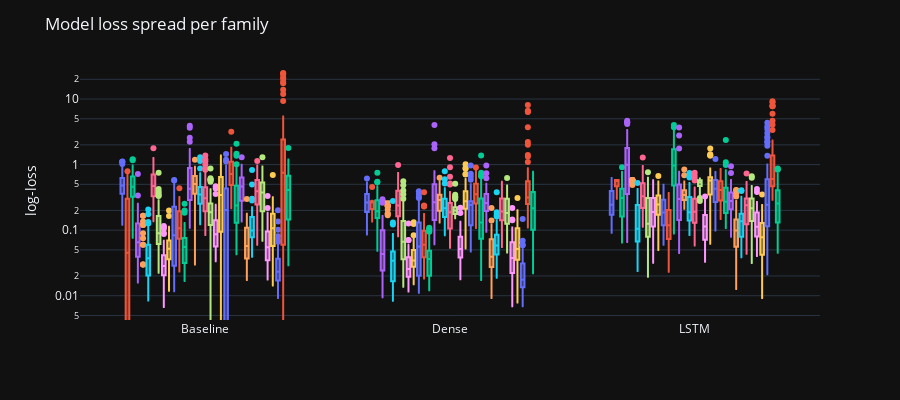

The notebook cell this image was saved under:
### Markdown cell above
We now plot the spread of the loss per family for each model.

We can see that certain families (most notably "SCHOOL AND OFFICE SUPPLIES", which is highly yearly periodic)
are difficult to predict for all models, and that some models (mostly Dense) perform better than others on certain families.

Overall, there are quite large perfromance discrepencies between families, which again can be explained by the vast
differences in the relevant time-frequencies from one family to the next.

### Code cell
px.box(loss_df, y=["Baseline", "Dense", "LSTM"], color="family").update_layout(
    showlegend=False,
    height=400,
    title="Model loss spread per family",
).update_xaxes(title=None).update_yaxes(type="log", title="log-loss")

### Figure 1 — Plotly figure (JSON) as saved in the notebook; plotly's stock layout.template omitted (floating-point values rounded to 4 significant figures; data arrays with more than 128 entries replaced by an {"elided": "..."} marker saying what was removed)
{"data": [{"alignmentgroup": "True", "hovertemplate": "family=AUTOMOTIVE<br>variable=%{x}<br>value=%{y}<extra></extra>", "legendgroup": "AUTOMOTIVE", "marker": {"color": "#636efa"}, "name": "AUTOMOTIVE", "notched": false, "offsetgroup": "AUTOMOTIVE", "orientation": "v", "showlegend": true, "type": "box", "x": {"elided": "162 str values"}, "x0": " ", "xaxis": "x", "y": {"elided": "162 float values"}, "y0": " ", "yaxis": "y"}, {"alignmentgroup": "True", "hovertemplate": "family=BABY CARE<br>variable=%{x}<br>value=%{y}<extra></extra>", "legendgroup": "BABY CARE", "marker": {"color": "#EF553B"}, "name": "BABY CARE", "notched": false, "offsetgroup": "BABY CARE", "orientation": "v", "showlegend": true, "type": "box", "x": {"elided": "162 str values"}, "x0": " ", "xaxis": "x", "y": {"elided": "162 float values"}, "y0": " ", "yaxis": "y"}, {"alignmentgroup": "True", "hovertemplate": "family=BEAUTY<br>variable=%{x}<br>value=%{y}<extra></extra>", "legendgroup": "BEAUTY", "marker": {"color": "#00cc96"}, "name": "BEAUTY", "notched": false, "offsetgroup": "BEAUTY", "orientation": "v", "showlegend": true, "type": "box", "x": {"elided": "162 str values"}, "x0": " ", "xaxis": "x", "y": {"elided": "162 float values"}, "y0": " ", "yaxis": "y"}, {"alignmentgroup": "True", "hovertemplate": "family=BEVERAGES<br>variable=%{x}<br>value=%{y}<extra></extra>", "legendgroup": "BEVERAGES", "marker": {"color": "#ab63fa"}, "name": "BEVERAGES", "notched": false, "offsetgroup": "BEVERAGES", "orientation": "v", "showlegend": true, "type": "box", "x": {"elided": "162 str values"}, "x0": " ", "xaxis": "x", "y": {"elided": "162 float values"}, "y0": " ", "yaxis": "y"}, {"alignmentgroup": "True", "hovertemplate": "family=BOOKS<br>variable=%{x}<br>value=%{y}<extra></extra>", "legendgroup": "BOOKS", "marker": {"color": "#FFA15A"}, "name": "BOOKS", "notched": false, "offsetgroup": "BOOKS", "orientation": "v", "showlegend": true, "type": "box", "x": {"elided": "162 str values"}, "x0": " ", "xaxis": "x", "y": {"elided": "162 float values"}, "y0": " ", "yaxis": "y"}, {"alignmentgroup": "True", "hovertemplate": "family=BREAD/BAKERY<br>variable=%{x}<br>value=%{y}<extra></extra>", "legendgroup": "BREAD/BAKERY", "marker": {"color": "#19d3f3"}, "name": "BREAD/BAKERY", "notched": false, "offsetgroup": "BREAD/BAKERY", "orientation": "v", "showlegend": true, "type": "box", "x": {"elided": "162 str values"}, "x0": " ", "xaxis": "x", "y": {"elided": "162 float values"}, "y0": " ", "yaxis": "y"}, {"alignmentgroup": "True", "hovertemplate": "family=CELEBRATION<br>variable=%{x}<br>value=%{y}<extra></extra>", "legendgroup": "CELEBRATION", "marker": {"color": "#FF6692"}, "name": "CELEBRATION", "notched": false, "offsetgroup": "CELEBRATION", "orientation": "v", "showlegend": true, "type": "box", "x": {"elided": "162 str values"}, "x0": " ", "xaxis": "x", "y": {"elided": "162 float values"}, "y0": " ", "yaxis": "y"}, {"alignmentgroup": "True", "hovertemplate": "family=CLEANING<br>variable=%{x}<br>value=%{y}<extra></extra>", "legendgroup": "CLEANING", "marker": {"color": "#B6E880"}, "name": "CLEANING", "notched": false, "offsetgroup": "CLEANING", "orientation": "v", "showlegend": true, "type": "box", "x": {"elided": "162 str values"}, "x0": " ", "xaxis": "x", "y": {"elided": "162 float values"}, "y0": " ", "yaxis": "y"}, {"alignmentgroup": "True", "hovertemplate": "family=DAIRY<br>variable=%{x}<br>value=%{y}<extra></extra>", "legendgroup": "DAIRY", "marker": {"color": "#FF97FF"}, "name": "DAIRY", "notched": false, "offsetgroup": "DAIRY", "orientation": "v", "showlegend": true, "type": "box", "x": {"elided": "162 str values"}, "x0": " ", "xaxis": "x", "y": {"elided": "162 float values"}, "y0": " ", "yaxis": "y"}, {"alignmentgroup": "True", "hovertemplate": "family=DELI<br>variable=%{x}<br>value=%{y}<extra></extra>", "legendgroup": "DELI", "marker": {"color": "#FECB52"}, "name": "DELI", "notched": false, "offsetgroup": "DELI", "orientation": "v", "showlegend": true, "type": "box", "x": {"elided": "162 str values"}, "x0": " ", "xaxis": "x", "y": {"elided": "162 float values"}, "y0": " ", "yaxis": "y"}, {"alignmentgroup": "True", "hovertemplate": "family=EGGS<br>variable=%{x}<br>value=%{y}<extra></extra>", "legendgroup": "EGGS", "marker": {"color": "#636efa"}, "name": "EGGS", "notched": false, "offsetgroup": "EGGS", "orientation": "v", "showlegend": true, "type": "box", "x": {"elided": "162 str values"}, "x0": " ", "xaxis": "x", "y": {"elided": "162 float values"}, "y0": " ", "yaxis": "y"}, {"alignmentgroup": "True", "hovertemplate": "family=FROZEN FOODS<br>variable=%{x}<br>value=%{y}<extra></extra>", "legendgroup": "FROZEN FOODS", "marker": {"color": "#EF553B"}, "name": "FROZEN FOODS", "notched": false, "offsetgroup": "FROZEN FOODS", "orientation": "v", "showlegend": true, "type": "box", "x": {"elided": "162 str values"}, "x0": " ", "xaxis": "x", "y": {"elided": "162 float values"}, "y0": " ", "yaxis": "y"}, {"alignmentgroup": "True", "hovertemplate": "family=GROCERY I<br>variable=%{x}<br>value=%{y}<extra></extra>", "legendgroup": "GROCERY I", "marker": {"color": "#00cc96"}, "name": "GROCERY I", "notched": false, "offsetgroup": "GROCERY I", "orientation": "v", "showlegend": true, "type": "box", "x": {"elided": "162 str values"}, "x0": " ", "xaxis": "x", "y": {"elided": "162 float values"}, "y0": " ", "yaxis": "y"}, {"alignmentgroup": "True", "hovertemplate": "family=GROCERY II<br>variable=%{x}<br>value=%{y}<extra></extra>", "legendgroup": "GROCERY II", "marker": {"color": "#ab63fa"}, "name": "GROCERY II", "notched": false, "offsetgroup": "GROCERY II", "orientation": "v", "showlegend": true, "type": "box", "x": {"elided": "162 str values"}, "x0": " ", "xaxis": "x", "y": {"elided": "162 float values"}, "y0": " ", "yaxis": "y"}, {"alignmentgroup": "True", "hovertemplate": "family=HARDWARE<br>variable=%{x}<br>value=%{y}<extra></extra>", "legendgroup": "HARDWARE", "marker": {"color": "#FFA15A"}, "name": "HARDWARE", "notched": false, "offsetgroup": "HARDWARE", "orientation": "v", "showlegend": true, "type": "box", "x": {"elided": "162 str values"}, "x0": " ", "xaxis": "x", "y": {"elided": "162 float values"}, "y0": " ", "yaxis": "y"}, {"alignmentgroup": "True", "hovertemplate": "family=HOME AND KITCHEN I<br>variable=%{x}<br>value=%{y}<extra></extra>", "legendgroup": "HOME AND KITCHEN I", "marker": {"color": "#19d3f3"}, "name": "HOME AND KITCHEN I", "notched": false, "offsetgroup": "HOME AND KITCHEN I", "orientation": "v", "showlegend": true, "type": "box", "x": {"elided": "162 str values"}, "x0": " ", "xaxis": "x", "y": {"elided": "162 float values"}, "y0": " ", "yaxis": "y"}, {"alignmentgroup": "True", "hovertemplate": "family=HOME AND KITCHEN II<br>variable=%{x}<br>value=%{y}<extra></extra>", "legendgroup": "HOME AND KITCHEN II", "marker": {"color": "#FF6692"}, "name": "HOME AND KITCHEN II", "notched": false, "offsetgroup": "HOME AND KITCHEN II", "orientation": "v", "showlegend": true, "type": "box", "x": {"elided": "162 str values"}, "x0": " ", "xaxis": "x", "y": {"elided": "162 float values"}, "y0": " ", "yaxis": "y"}, {"alignmentgroup": "True", "hovertemplate": "family=HOME APPLIANCES<br>variable=%{x}<br>value=%{y}<extra></extra>", "legendgroup": "HOME APPLIANCES", "marker": {"color": "#B6E880"}, "name": "HOME APPLIANCES", "notched": false, "offsetgroup": "HOME APPLIANCES", "orientation": "v", "showlegend": true, "type": "box", "x": {"elided": "162 str values"}, "x0": " ", "xaxis": "x", "y": {"elided": "162 float values"}, "y0": " ", "yaxis": "y"}, {"alignmentgroup": "True", "hovertemplate": "family=HOME CARE<br>variable=%{x}<br>value=%{y}<extra></extra>", "legendgroup": "HOME CARE", "marker": {"color": "#FF97FF"}, "name": "HOME CARE", "notched": false, "offsetgroup": "HOME CARE", "orientation": "v", "showlegend": true, "type": "box", "x": {"elided": "162 str values"}, "x0": " ", "xaxis": "x", "y": {"elided": "162 float values"}, "y0": " ", "yaxis": "y"}, {"alignmentgroup": "True", "hovertemplate": "family=LADIESWEAR<br>variable=%{x}<br>value=%{y}<extra></extra>", "legendgroup": "LADIESWEAR", "marker": {"color": "#FECB52"}, "name": "LADIESWEAR", "notched": false, "offsetgroup": "LADIESWEAR", "orientation": "v", "showlegend": true, "type": "box", "x": {"elided": "162 str values"}, "x0": " ", "xaxis": "x", "y": {"elided": "162 float values"}, "y0": " ", "yaxis": "y"}, {"alignmentgroup": "True", "hovertemplate": "family=LAWN AND GARDEN<br>variable=%{x}<br>value=%{y}<extra></extra>", "legendgroup": "LAWN AND GARDEN", "marker": {"color": "#636efa"}, "name": "LAWN AND GARDEN", "notched": false, "offsetgroup": "LAWN AND GARDEN", "orientation": "v", "showlegend": true, "type": "box", "x": {"elided": "162 str values"}, "x0": " ", "xaxis": "x", "y": {"elided": "162 float values"}, "y0": " ", "yaxis": "y"}, {"alignmentgroup": "True", "hovertemplate": "family=LINGERIE<br>variable=%{x}<br>value=%{y}<extra></extra>", "legendgroup": "LINGERIE", "marker": {"color": "#EF553B"}, "name": "LINGERIE", "notched": false, "offsetgroup": "LINGERIE", "orientation": "v", "showlegend": true, "type": "box", "x": {"elided": "162 str values"}, "x0": " ", "xaxis": "x", "y": {"elided": "162 float values"}, "y0": " ", "yaxis": "y"}, {"alignmentgroup": "True", "hovertemplate": "family=LIQUOR,WINE,BEER<br>variable=%{x}<br>value=%{y}<extra></extra>", "legendgroup": "LIQUOR,WINE,BEER", "marker": {"color": "#00cc96"}, "name": "LIQUOR,WINE,BEER", "notched": false, "offsetgroup": "LIQUOR,WINE,BEER", "orientation": "v", "showlegend": true, "type": "box", "x": {"elided": "162 str values"}, "x0": " ", "xaxis": "x", "y": {"elided": "162 float values"}, "y0": " ", "yaxis": "y"}, {"alignmentgroup": "True", "hovertemplate": "family=MAGAZINES<br>variable=%{x}<br>value=%{y}<extra></extra>", "legendgroup": "MAGAZINES", "marker": {"color": "#ab63fa"}, "name": "MAGAZINES", "notched": false, "offsetgroup": "MAGAZINES", "orientation": "v", "showlegend": true, "type": "box", "x": {"elided": "162 str values"}, "x0": " ", "xaxis": "x", "y": {"elided": "162 float values"}, "y0": " ", "yaxis": "y"}, {"alignmentgroup": "True", "hovertemplate": "family=MEATS<br>variable=%{x}<br>value=%{y}<extra></extra>", "legendgroup": "MEATS", "marker": {"color": "#FFA15A"}, "name": "MEATS", "notched": false, "offsetgroup": "MEATS", "orientation": "v", "showlegend": true, "type": "box", "x": {"elided": "162 str values"}, "x0": " ", "xaxis": "x", "y": {"elided": "162 float values"}, "y0": " ", "yaxis": "y"}, {"alignmentgroup": "True", "hovertemplate": "family=PERSONAL CARE<br>variable=%{x}<br>value=%{y}<extra></extra>", "legendgroup": "PERSONAL CARE", "marker": {"color": "#19d3f3"}, "name": "PERSONAL CARE", "notched": false, "offsetgroup": "PERSONAL CARE", "orientation": "v", "showlegend": true, "type": "box", "x": {"elided": "162 str values"}, "x0": " ", "xaxis": "x", "y": {"elided": "162 float values"}, "y0": " ", "yaxis": "y"}, {"alignmentgroup": "True", "hovertemplate": "family=PET SUPPLIES<br>variable=%{x}<br>value=%{y}<extra></extra>", "legendgroup": "PET SUPPLIES", "marker": {"color": "#FF6692"}, "name": "PET SUPPLIES", "notched": false, "offsetgroup": "PET SUPPLIES", "orientation": "v", "showlegend": true, "type": "box", "x": {"elided": "162 str values"}, "x0": " ", "xaxis": "x", "y": {"elided": "162 float values"}, "y0": " ", "yaxis": "y"}, {"alignmentgroup": "True", "hovertemplate": "family=PLAYERS AND ELECTRONICS<br>variable=%{x}<br>value=%{y}<extra></extra>", "legendgroup": "PLAYERS AND ELECTRONICS", "marker": {"color": "#B6E880"}, "name": "PLAYERS AND ELECTRONICS", "notched": false, "offsetgroup": "PLAYERS AND ELECTRONICS", "orientation": "v", "showlegend": true, "type": "box", "x": {"elided": "162 str values"}, "x0": " ", "xaxis": "x", "y": {"elided": "162 float values"}, "y0": " ", "yaxis": "y"}, {"alignmentgroup": "True", "hovertemplate": "family=POULTRY<br>variable=%{x}<br>value=%{y}<extra></extra>", "legendgroup": "POULTRY", "marker": {"color": "#FF97FF"}, "name": "POULTRY", "notched": false, "offsetgroup": "POULTRY", "orientation": "v", "showlegend": true, "type": "box", "x": {"elided": "162 str values"}, "x0": " ", "xaxis": "x", "y": {"elided": "162 float values"}, "y0": " ", "yaxis": "y"}, {"alignmentgroup": "True", "hovertemplate": "family=PREPARED FOODS<br>variable=%{x}<br>value=%{y}<extra></extra>", "legendgroup": "PREPARED FOODS", "marker": {"color": "#FECB52"}, "name": "PREPARED FOODS", "notched": false, "offsetgroup": "PREPARED FOODS", "orientation": "v", "showlegend": true, "type": "box", "x": {"elided": "162 str values"}, "x0": " ", "xaxis": "x", "y": {"elided": "162 float values"}, "y0": " ", "yaxis": "y"}, {"alignmentgroup": "True", "hovertemplate": "family=PRODUCE<br>variable=%{x}<br>value=%{y}<extra></extra>", "legendgroup": "PRODUCE", "marker": {"color": "#636efa"}, "name": "PRODUCE", "notched": false, "offsetgroup": "PRODUCE", "orientation": "v", "showlegend": true, "type": "box", "x": {"elided": "162 str values"}, "x0": " ", "xaxis": "x", "y": {"elided": "162 float values"}, "y0": " ", "yaxis": "y"}, {"alignmentgroup": "True", "hovertemplate": "family=SCHOOL AND OFFICE SUPPLIES<br>variable=%{x}<br>value=%{y}<extra></extra>", "legendgroup": "SCHOOL AND OFFICE SUPPLIES", "marker": {"color": "#EF553B"}, "name": "SCHOOL AND OFFICE SUPPLIES", "notched": false, "offsetgroup": "SCHOOL AND OFFICE SUPPLIES", "orientation": "v", "showlegend": true, "type": "box", "x": {"elided": "162 str values"}, "x0": " ", "xaxis": "x", "y": {"elided": "162 float values"}, "y0": " ", "yaxis": "y"}, {"alignmentgroup": "True", "hovertemplate": "family=SEAFOOD<br>variable=%{x}<br>value=%{y}<extra></extra>", "legendgroup": "SEAFOOD", "marker": {"color": "#00cc96"}, "name": "SEAFOOD", "notched": false, "offsetgroup": "SEAFOOD", "orientation": "v", "showlegend": true, "type": "box", "x": {"elided": "162 str values"}, "x0": " ", "xaxis": "x", "y": {"elided": "162 float values"}, "y0": " ", "yaxis": "y"}], "layout": {"boxmode": "group", "height": 400, "legend": {"title": {"text": "family"}, "tracegroupgap": 0}, "margin": {"t": 60}, "showlegend": false, "title": {"text": "Model loss spread per family"}, "xaxis": {"anchor": "y", "domain": [0, 1], "title": {}}, "yaxis": {"anchor": "x", "domain": [0, 1], "title": {"text": "log-loss"}, "type": "log"}}}
